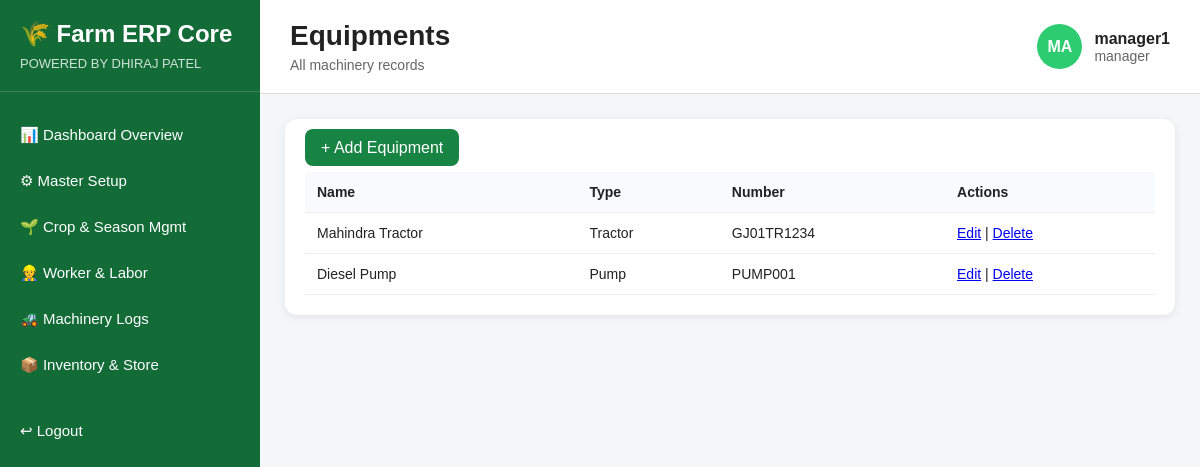
The page /machinery/equipments/ (signed in) on the database its author committed.
### accounts/models.py (models this page shows, shortened)
class User(AbstractUser):
    ROLE_CHOICES = (
        ('admin', 'Admin'),
        ('manager', 'Manager'),
        ('supervisor', 'Supervisor'),
        ('storekeeper', 'Storekeeper'),
        ('accountant', 'Accountant'),
        ('sales', 'Sales'),
        ('field_staff', 'Field Staff'),
    )
    role = models.CharField(max_length=20, choices=ROLE_CHOICES, default='field_staff')
    phone = models.CharField(max_length=15, blank=True, null=True)

### machinery/models.py (models this page shows, shortened)
class Equipment(models.Model):
    name = models.CharField(max_length=100)
    type = models.CharField(max_length=50)
    number = models.CharField(max_length=50)

### machinery/views.py (the view)
# urls.py: path('equipments/', views.equipment_list, name='machinery_equipment_list'),
@role_required(['admin', 'manager'])
def equipment_list(request):
    equipments = Equipment.objects.all()
    return render(request, 'machinery/equipment_list.html', {'equipments': equipments})

### templates/machinery/equipment_list.html (shortened to what this page needs)
{% extends 'base/erp_base.html' %}
{% block page_title %}Equipments{% endblock %}
{% block page_subtitle %}All machinery records{% endblock %}
{% block content %}
<div class="section-box">
    <div style="margin-bottom:15px;">
        <a href="{% url 'machinery_add_equipment' %}" style="padding:10px 16px; background:#178443; color:white; text-decoration:none; border-radius:8px;">+ Add Equipment</a>
    </div>
    <table>
        <tr>
            <th>Name</th>
            <th>Type</th>
            <th>Number</th>
            <th>Actions</th>
        </tr>
        {% for equipment in equipments %}
        <tr>
            <td>{{ equipment.name }}</td>
            <td>{{ equipment.type }}</td>
            <td>{{ equipment.number }}</td>
            <td>
                <a href="{% url 'machinery_edit_equipment' equipment.id %}">Edit</a> |
                <a href="{% url 'machinery_delete_equipment' equipment.id %}">Delete</a>
            </td>
        </tr>
        {% endfor %}
    </table>
</div>
{% endblock %}

### templates/base/erp_base.html (shortened to what this page needs)
{% load static %}
<!DOCTYPE html>
<html lang="en">
<head>
    <link rel="stylesheet" href="{% static 'css/dashboard.css' %}">
</head>
<body>
    <div class="erp-container">
        <aside class="sidebar">
            <div class="sidebar-brand">
                <h2>🌾 Farm ERP Core</h2>
                <p>POWERED BY DHIRAJ PATEL</p>
            </div>
            <nav class="sidebar-menu">
                {% if request.user.role == 'manager' %}
                    <a href="{% url 'manager_dashboard' %}" class="menu-item">📊 Dashboard Overview</a>
                    <a href="{% url 'master_dashboard' %}" class="menu-item">⚙ Master Setup</a>
                    <a href="{% url 'crop_season_dashboard' %}" class="menu-item">🌱 Crop &amp; Season Mgmt</a>
                    <a href="{% url 'labor_dashboard' %}" class="menu-item">👷 Worker &amp; Labor</a>
                    <a href="{% url 'machinery_dashboard' %}" class="menu-item">🚜 Machinery Logs</a>
                    <a href="{% url 'inventory_dashboard' %}" class="menu-item">📦 Inventory &amp; Store</a>
                {% endif %}
                <a href="{% url 'logout' %}" class="menu-item logout-btn">↩ Logout</a>
            </nav>
        </aside>
        <main class="main-content">
            <header class="topbar">
                <div>
                    <h1>{% block page_title %}Dashboard{% endblock %}</h1>
                    <p>{% block page_subtitle %}Farm ERP Overview{% endblock %}</p>
                </div>
                <div class="topbar-user">
                    <div class="user-circle">
                        {{ request.user.username|slice:":2"|upper }}
                    </div>
                    <div>
                        <h4>{{ request.user.username }}</h4>
                        <p>{{ request.user.role }}</p>
                    </div>
                </div>
            </header>
            <section class="content-area">
                {% block content %}{% endblock %}
            </section>
        </main>
    </div>
</body>
</html>

### static/css/dashboard.css (style rules this page uses)
* { margin: 0; padding: 0; box-sizing: border-box; }
body { font-family: Arial, sans-serif; background-color: #f4f6f8; color: #222; }
.erp-container { display: flex; min-height: 100vh; }
.sidebar { width: 260px; background: #136c37; color: white; padding: 20px 0; display: flex; flex-direction: column; }
.sidebar-brand { padding: 0 20px 20px; border-bottom: 1px solid rgba(255,255,255,0.15); }
.sidebar-brand h2 { font-size: 24px; margin-bottom: 8px; }
.sidebar-brand p { font-size: 13px; opacity: 0.8; }
.sidebar-menu { margin-top: 20px; display: flex; flex-direction: column; }
.menu-item { color: white; text-decoration: none; padding: 14px 20px; font-size: 15px; transition: 0.3s; }
.logout-btn { margin-top: 20px; }
.main-content { flex: 1; display: flex; flex-direction: column; }
.topbar { background: white; padding: 20px 30px; display: flex; justify-content: space-between; align-items: center; border-bottom: 1px solid #ddd; }
.topbar h1 { font-size: 28px; margin-bottom: 5px; }
.topbar p { color: #666; font-size: 14px; }
.topbar-user { display: flex; align-items: center; gap: 12px; }
.user-circle { width: 45px; height: 45px; background: #2ecc71; color: white; border-radius: 50%; display: flex; align-items: center; justify-content: center; font-weight: bold; text-transform: uppercase; }
.content-area { padding: 25px; }
.section-box { background: white; border-radius: 12px; padding: 20px; box-shadow: 0 2px 8px rgba(0,0,0,0.08); margin-bottom: 20px; }
table { width: 100%; border-collapse: collapse; }
table th, table td { text-align: left; padding: 12px; border-bottom: 1px solid #eee; font-size: 14px; }
table th { background-color: #f8fafc; font-weight: bold; }

### rows shown on the page
User: user.username "MA", user.username "manager1", user.role "manager"
Equipment: name "Mahindra Tractor", type "Tractor", number "GJ01TR1234"
Equipment: name "Diesel Pump", type "Pump", number "PUMP001"
